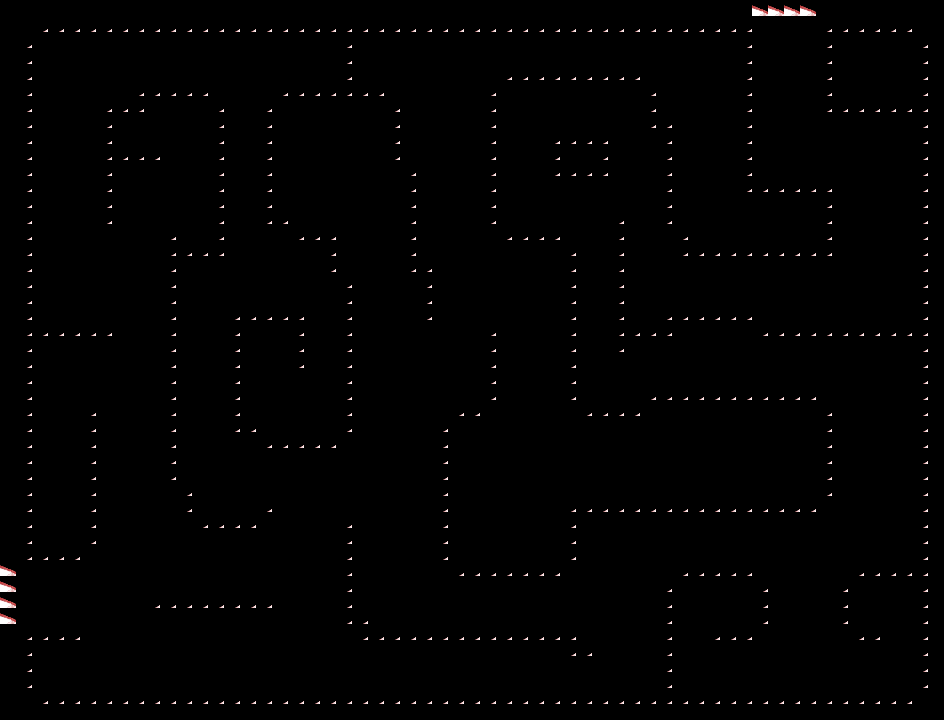

A 2D game scene composited from a Tiled map and its tileset images. What follows is a short description and the map's XML, with each tile layer's data collapsed to a summary:
An orthogonal 59x45 tile map with 16x16 px tiles, 1 tile layer (Tile Layer 1) and 8 objects (5x star, enemy, key, player).

<map version="1.2" tiledversion="1.2.3" orientation="orthogonal" renderorder="right-down" width="59" height="45" tilewidth="16" tileheight="16" infinite="0" nextlayerid="3" nextobjectid="20">
 <tileset firstgid="1" source="../hw4 - platformer/MySprites.tsx" />
 <layer id="1" name="Tile Layer 1" width="59" height="45">
  <data>[2655 cells, 776 non-empty, 3 distinct tile ids]</data>
 </layer>
 <objectgroup id="2" name="Entities">
  <object id="3" name="star" type="star" gid="49" x="133.405" y="522.829" width="16" height="16" />
  <object id="4" name="star" type="star" gid="49" x="593.715" y="613.881" width="16" height="16" />
  <object id="5" name="star" type="star" gid="49" x="313.727" y="668.487" width="16" height="16" />
  <object id="7" name="star" type="star" gid="49" x="392.922" y="496.336" width="16" height="16" />
  <object id="8" name="star" type="star" gid="1073741873" x="132.272" y="657.064" width="16" height="16" />
  <object id="10" name="enemy" type="enemy" gid="81" x="64.8523" y="606.622" width="16" height="16" />
  <object id="18" name="key" type="key" gid="87" x="401.922" y="411.061" width="16" height="16" />
  <object id="19" name="player" type="player" gid="29" x="16.7674" y="605.567" width="16" height="16" />
 </objectgroup>
</map>